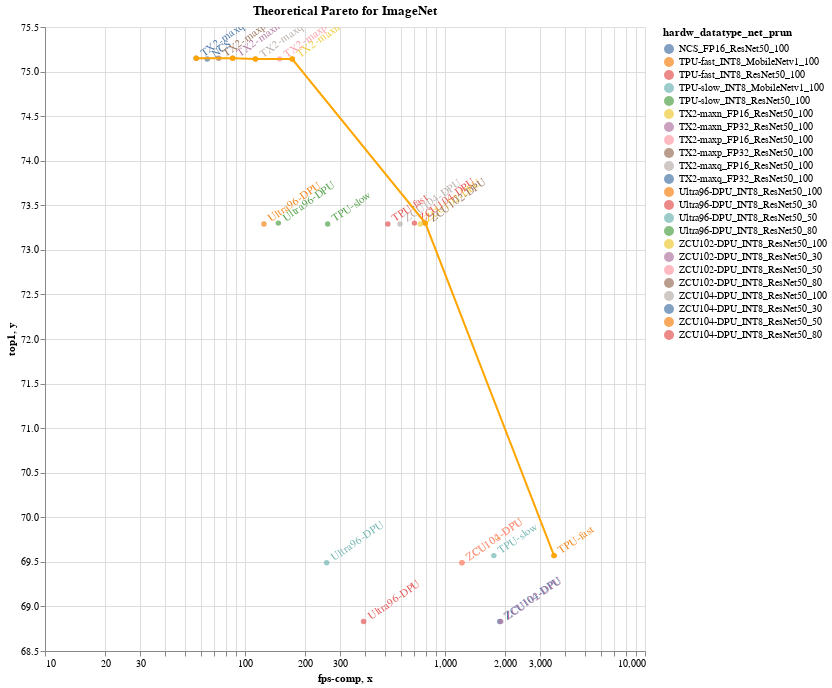

Notebook source saved alongside this figure:
### Markdown cell above
### ImageNet

### Code cell
#hide_input
%run scripts/overlapped_pareto.py
theor_pareto(net_keyword='imagenet', title= 'Theoretical Pareto for ImageNet')

### Figure 1 — Vega-Lite specification as saved in the notebook (floating-point values rounded to 4 significant figures)
{"config": {"view": {"continuousWidth": 400, "continuousHeight": 300}}, "layer": [{"mark": {"type": "point", "filled": true}, "encoding": {"color": {"type": "nominal", "field": "hardw_datatype_net_prun"}, "tooltip": [{"type": "nominal", "field": "hardw_datatype_net_prun"}, {"type": "quantitative", "field": "fps-comp"}, {"type": "nominal", "field": "top1"}], "x": {"type": "quantitative", "field": "fps-comp", "scale": {"type": "log"}}, "y": {"type": "quantitative", "field": "top1", "scale": {"zero": false}}}, "height": 624.0, "selection": {"selector002": {"type": "interval", "bind": "scales", "encodings": ["x", "y"]}}, "title": "Theoretical Pareto for ImageNet", "width": 600}, {"mark": {"type": "text", "align": "left", "angle": 325, "baseline": "middle", "dx": 7}, "encoding": {"color": {"type": "nominal", "field": "hardw_datatype_net_prun"}, "text": {"type": "nominal", "field": "hardw"}, "tooltip": [{"type": "nominal", "field": "hardw_datatype_net_prun"}, {"type": "quantitative", "field": "fps-comp"}, {"type": "nominal", "field": "top1"}], "x": {"type": "quantitative", "field": "fps-comp", "scale": {"type": "log"}}, "y": {"type": "quantitative", "field": "top1", "scale": {"zero": false}}}, "height": 624.0, "title": "Theoretical Pareto for ImageNet", "width": 600}, {"data": {"name": "data-51fb11200defad865cc5bc0c41393302"}, "mark": {"type": "line", "point": true}, "encoding": {"color": {"value": "#FFA500"}, "tooltip": [{"type": "nominal", "field": "group"}, {"type": "quantitative", "field": "x"}, {"type": "nominal", "field": "y"}], "x": {"type": "quantitative", "field": "x", "scale": {"type": "log"}}, "y": {"type": "quantitative", "field": "y", "scale": {"zero": false}}}, "selection": {"selector001": {"type": "interval", "bind": "scales", "encodings": ["x", "y"]}}}], "data": {"name": "data-f4cfe0d48995c04400a447a9b9533f5e"}, "$schema": "https://vega.github.io/schema/vega-lite/v4.0.2.json", "datasets": {"data-f4cfe0d48995c04400a447a9b9533f5e": [{"hardw_datatype_net_prun": "TPU-fast_INT8_MobileNetv1_100", "hardw": "TPU-fast", "network": "MobileNetv1", "fps-comp": 3509.0, "top1": "69.57", "type": "predicted"}, {"hardw_datatype_net_prun": "TPU-slow_INT8_MobileNetv1_100", "hardw": "TPU-slow", "network": "MobileNetv1", "fps-comp": 1754.0, "top1": "69.57", "type": "predicted"}, {"hardw_datatype_net_prun": "Ultra96-DPU_INT8_ResNet50_100", "hardw": "Ultra96-DPU", "network": "ResNet50", "fps-comp": 124.4, "top1": "73.29", "type": "predicted"}, {"hardw_datatype_net_prun": "ZCU104-DPU_INT8_ResNet50_100", "hardw": "ZCU104-DPU", "network": "ResNet50", "fps-comp": 595.9, "top1": "73.29", "type": "predicted"}, {"hardw_datatype_net_prun": "ZCU102-DPU_INT8_ResNet50_100", "hardw": "ZCU102-DPU", "network": "ResNet50", "fps-comp": 752.9, "top1": "73.29", "type": "predicted"}, {"hardw_datatype_net_prun": "TPU-fast_INT8_ResNet50_100", "hardw": "TPU-fast", "network": "ResNet50", "fps-comp": 518.1, "top1": "73.29", "type": "predicted"}, {"hardw_datatype_net_prun": "TPU-slow_INT8_ResNet50_100", "hardw": "TPU-slow", "network": "ResNet50", "fps-comp": 259.1, "top1": "73.29", "type": "predicted"}, {"hardw_datatype_net_prun": "Ultra96-DPU_INT8_ResNet50_80", "hardw": "Ultra96-DPU", "network": "ResNet50", "fps-comp": 146.8, "top1": "73.30", "type": "predicted"}, {"hardw_datatype_net_prun": "ZCU104-DPU_INT8_ResNet50_80", "hardw": "ZCU104-DPU", "network": "ResNet50", "fps-comp": 703.4, "top1": "73.30", "type": "predicted"}, {"hardw_datatype_net_prun": "ZCU102-DPU_INT8_ResNet50_80", "hardw": "ZCU102-DPU", "network": "ResNet50", "fps-comp": 797.5, "top1": "73.30", "type": "predicted"}, {"hardw_datatype_net_prun": "Ultra96-DPU_INT8_ResNet50_50", "hardw": "Ultra96-DPU", "network": "ResNet50", "fps-comp": 256.0, "top1": "69.49", "type": "predicted"}, {"hardw_datatype_net_prun": "ZCU104-DPU_INT8_ResNet50_50", "hardw": "ZCU104-DPU", "network": "ResNet50", "fps-comp": 1216.0, "top1": "69.49", "type": "predicted"}, {"hardw_datatype_net_prun": "ZCU102-DPU_INT8_ResNet50_50", "hardw": "ZCU102-DPU", "network": "ResNet50", "fps-comp": 1216.0, "top1": "69.49", "type": "predicted"}, {"hardw_datatype_net_prun": "Ultra96-DPU_INT8_ResNet50_30", "hardw": "Ultra96-DPU", "network": "ResNet50", "fps-comp": 391.8, "top1": "68.83", "type": "predicted"}, {"hardw_datatype_net_prun": "ZCU104-DPU_INT8_ResNet50_30", "hardw": "ZCU104-DPU", "network": "ResNet50", "fps-comp": 1878.0, "top1": "68.83", "type": "predicted"}, {"hardw_datatype_net_prun": "ZCU102-DPU_INT8_ResNet50_30", "hardw": "ZCU102-DPU", "network": "ResNet50", "fps-comp": 1901.0, "top1": "68.83", "type": "predicted"}, {"hardw_datatype_net_prun": "TX2-maxn_FP16_ResNet50_100", "hardw": "TX2-maxn", "network": "ResNet50", "fps-comp": 172.3, "top1": "75.14", "type": "predicted"}, {"hardw_datatype_net_prun": "TX2-maxp_FP16_ResNet50_100", "hardw": "TX2-maxp", "network": "ResNet50", "fps-comp": 149.0, "top1": "75.14", "type": "predicted"}, {"hardw_datatype_net_prun": "TX2-maxq_FP16_ResNet50_100", "hardw": "TX2-maxq", "network": "ResNet50", "fps-comp": 112.7, "top1": "75.14", "type": "predicted"}, {"hardw_datatype_net_prun": "NCS_FP16_ResNet50_100", "hardw": "NCS", "network": "ResNet50", "fps-comp": 64.77, "top1": "75.14", "type": "predicted"}, {"hardw_datatype_net_prun": "TX2-maxn_FP32_ResNet50_100", "hardw": "TX2-maxn", "network": "ResNet50", "fps-comp": 86.79, "top1": "75.15", "type": "predicted"}, {"hardw_datatype_net_prun": "TX2-maxp_FP32_ResNet50_100", "hardw": "TX2-maxp", "network": "ResNet50", "fps-comp": 73.83, "top1": "75.15", "type": "predicted"}, {"hardw_datatype_net_prun": "TX2-maxq_FP32_ResNet50_100", "hardw": "TX2-maxq", "network": "ResNet50", "fps-comp": 56.99, "top1": "75.15", "type": "predicted"}], "data-51fb11200defad865cc5bc0c41393302": [{"x": 56.99, "y": "75.15", "group": "TX2-maxq_FP32_ResNet50_100"}, {"x": 86.79, "y": "75.15", "group": "TX2-maxn_FP32_ResNet50_100"}, {"x": 112.7, "y": "75.14", "group": "TX2-maxq_FP16_ResNet50_100"}, {"x": 172.3, "y": "75.14", "group": "TX2-maxn_FP16_ResNet50_100"}, {"x": 797.5, "y": "73.30", "group": "ZCU102-DPU_INT8_ResNet50_80"}, {"x": 3509.0, "y": "69.57", "group": "TPU-fast_INT8_MobileNetv1_100"}]}}
